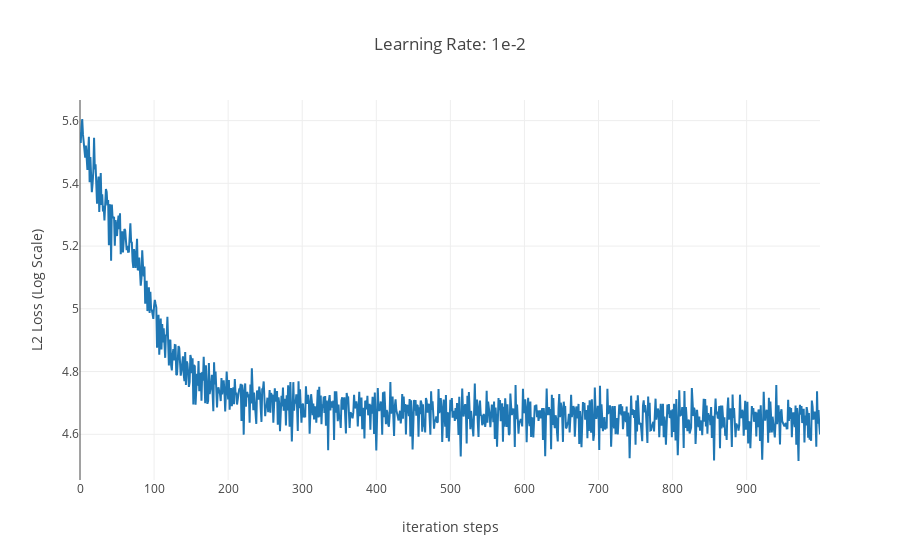

Notebook code for this chart:
### Code cell
data = [go.Scatter(x=np.arange(1000),
                   y=np.log(np.array(classifier.loss)),
                   mode="lines",
                   name="layer_number: 10"),]
layout = go.Layout(
    title='Learning Rate: 1e-2',
    xaxis=dict(
        title='iteration steps',
    ),
    yaxis=dict(
        title='L2 Loss (Log Scale)'
    )
)
fig = go.Figure(data=data, layout=layout)
iplot(fig)

### Figure 1 — Plotly figure (JSON) as saved in the notebook; plotly's stock layout.template omitted (floating-point values rounded to 4 significant figures; data arrays with more than 128 entries replaced by an {"elided": "..."} marker saying what was removed)
{"data": [{"mode": "lines", "name": "layer_number: 10", "type": "scatter", "x": {"elided": "1000 int values"}, "y": {"elided": "3000 float values"}}], "layout": {"title": "Learning Rate: 1e-2", "xaxis": {"title": "iteration steps"}, "yaxis": {"title": "L2 Loss (Log Scale)"}}}
